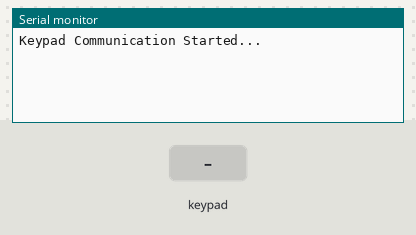
This sketch was run on a simulated Arduino Uno, built with avr-gcc and run on an emulated ATmega328P. Shown: the last lines printed to the serial monitor. The test bench sets the inputs (shaded band).

Above: at 1.2 s.
1.3 s: key '1' pressed
At 2.4 s:
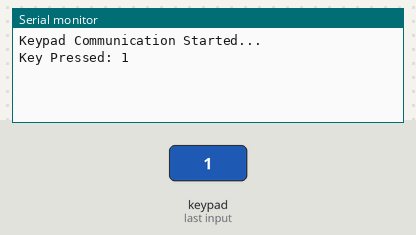
2.8 s: keypad keys 5 4 3 2 # pressed 0.4 s apart
At 4.8 s:
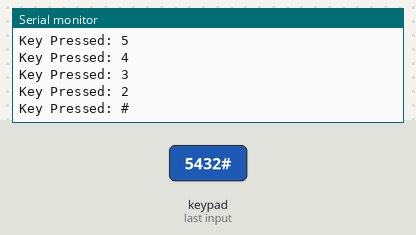
6.3 s: key 'A' pressed
At 7.5 s:
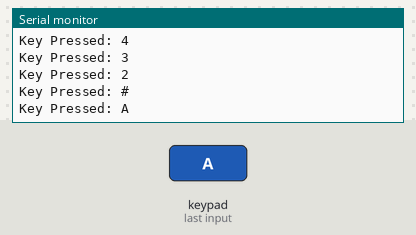
7.8 s: keypad keys 5 4 3 2 * pressed 0.4 s apart
At 10.0 s:
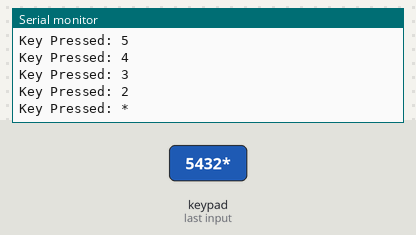
11.3 s: key 'B' pressed
At 12.5 s:
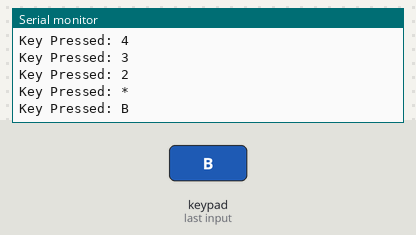
12.8 s: keypad keys 5 4 3 2 D pressed 0.4 s apart
At 15.0 s:
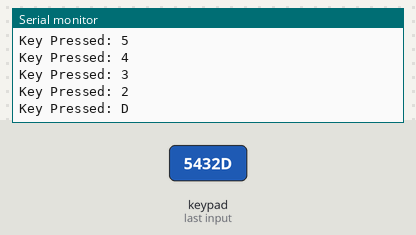
Timing chart, 0 to 16.5 s (numbered marks = the images above; inputs shaded):
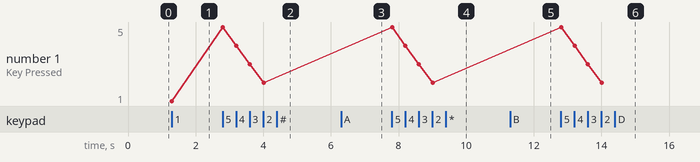

Measured:
- after the input at 1.3 s, the serial monitor: prints a new line at once (image 1)
- after the input at 2.8 s, the serial monitor: prints a new line at once (image 2)
- after the input at 6.3 s, the serial monitor: prints a new line at once (image 3)
- after the input at 7.8 s, the serial monitor: prints a new line at once (image 4)
- after the input at 11.3 s, the serial monitor: prints a new line at once (image 5)
- after the input at 12.8 s, the serial monitor: prints a new line at once (image 6)
- plotted number 1: 1 → 2 after the input at 2.8 s

The sketch:

Code.ino
```cpp
#include <Keypad.h>

// Define the keypad pins
const byte ROW_NUM    = 4; // Four rows
const byte COLUMN_NUM = 4; // Four columns

char keys[ROW_NUM][COLUMN_NUM] = {
  {'1', '2', '3', 'A'},
  {'4', '5', '6', 'B'},
  {'7', '8', '9', 'C'},
  {'*', '0', '#', 'D'}
};

byte pin_rows[ROW_NUM] = {5, 4, 3, 2};    // Connect to the row pinouts of the keypad
byte pin_column[COLUMN_NUM] = {9, 8, 7, 6}; // Connect to the column pinouts of the keypad

// Create an instance of the keypad
Keypad keypad = Keypad( makeKeymap(keys), pin_rows, pin_column, ROW_NUM, COLUMN_NUM );

void setup() {
  Serial.begin(9600);  // Start serial communication
  Serial.println("Keypad Communication Started...");
}

void loop() {
  char key = keypad.getKey(); // Get the pressed key

  if (key) {
    Serial.print("Key Pressed: ");
    Serial.println(key); // Print the key pressed to the Serial Monitor
  }
}
```
